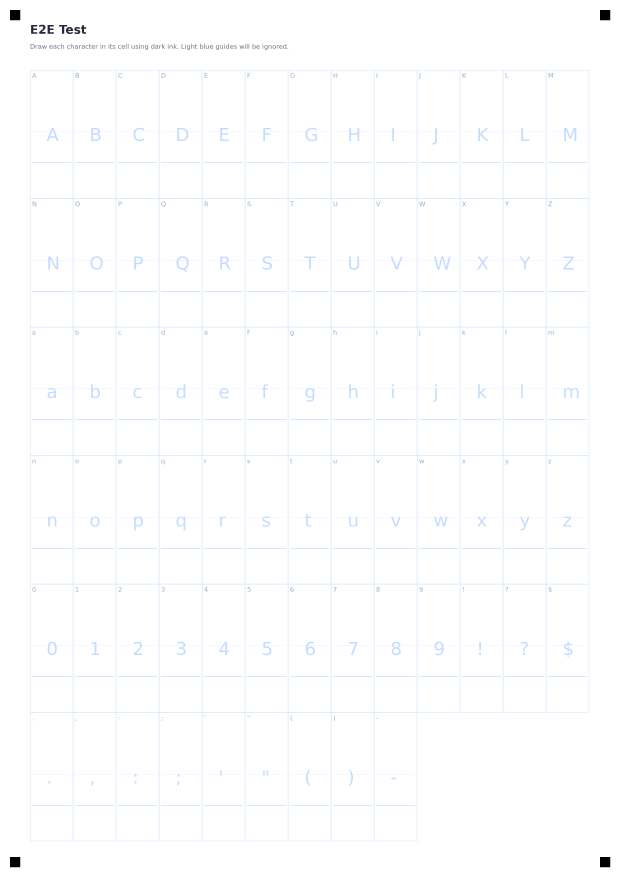
#> input picture test_template.png, 2480 x 3508 px (shown at 1/4 size)
$ python -i ingest.py   (imports and definitions only)
#> lines starting #> are read from the running program, lines starting #| are printed output that depends on the picture; after the words box and inside, x2 and y2 are one past the last pixel; in counts of white or black regions, pixels touching at a corner belong together
"""Image ingestion and ink extraction for comics and handwritten artwork.

Supports diverse artist workflows:
- Digital ink with transparent background (Procreate, Clip Studio Paint, Photoshop)
- Black ink on white paper (scans, camera photos)
- Blue-pencil drop (filtering out non-photo blue sketching pencil under black ink)
- Red-channel ink separation (as in BLUE175's light-blue lettering)
- Auto-detection mode
"""
import os
from typing import Union, Optional
import numpy as np
from PIL import Image


def load_image(source: Union[str, Image.Image, np.ndarray]) -> Image.Image:
    """Load an image from a path, existing PIL Image, or numpy array."""
    if isinstance(source, str):
        if not os.path.exists(source):
            raise FileNotFoundError(f"Image not found at path: {source}")
        return Image.open(source)
    if isinstance(source, Image.Image):
        return source
    if isinstance(source, np.ndarray):
        return Image.fromarray(source)
    raise TypeError(f"Unsupported image source type: {type(source)}")


def otsu_threshold(gray: np.ndarray) -> int:
    """Compute Otsu's optimal binarization threshold."""
    hist, _ = np.histogram(gray, bins=256, range=(0, 256))
#> hist = 256 values, max 8426548 at index 255, min 0 at index 1, mean 33983.8
    total = gray.size
#> total = 8699840
    current_max, threshold = 0.0, 128
    sum_total = np.dot(np.arange(256), hist)
#> sum_total = 2206751650
    weight_back, sum_back = 0.0, 0.0

    for i in range(256):
        weight_back += hist[i]
        if weight_back == 0:
            continue
        weight_fore = total - weight_back
        if weight_fore == 0:
            break
        sum_back += i * hist[i]
        mean_back = sum_back / weight_back
        mean_fore = (sum_total - sum_back) / weight_fore
        between_var = weight_back * weight_fore * ((mean_back - mean_fore) ** 2)
        if between_var > current_max:
            current_max = between_var
            threshold = i
#> this loop made 256 passes
#> (weight_back, weight_fore, sum_back, mean_back, current_max) on passes 1, 43, 44, 45, 46, 47, 48, 49, 50, 51, 52, 53: (6724, 8693116, 0, 0, 3.77e+15), (9885, 8689955, 132762, 13.43, 4.97e+15), (9891, 8689949, 133020, 13.45, 4.97e+15), (9893, 8689947, 133108, 13.45, 4.97e+15), (9906, 8689934, 133693, 13.5, 4.98e+15), (9914, 8689926, 134061, 13.52, 4.98e+15), (9917, 8689923, 134202, 13.53, 4.98e+15), (9919, 8689921, 134298, 13.54, 4.98e+15), (9921, 8689919, 134396, 13.55, 4.98e+15), (9926, 8689914, 134646, 13.56, 4.98e+15), (9928, 8689912, 134748, 13.57, 4.98e+15), (9930, 8689910, 134852, 13.58, 4.98e+15)
#> after the loop, current_max = 5.41e+15; sum_back = 57981910; threshold = 149; weight_back = 8699840

    return threshold


def extract_ink_mask(
    image: Union[str, Image.Image, np.ndarray],
    mode: str = "auto",
    threshold: Optional[int] = None,
    invert: bool = False
) -> np.ndarray:
    """Extract a 2D boolean mask where True indicates ink, False indicates paper.

    Args:
        image: Path to image, PIL Image, or numpy array.
        mode: Ingestion mode:
            - 'auto': Automatically chooses 'alpha' if transparency exists, else 'black_on_white'.
            - 'black_on_white': Standard dark ink on light background.
            - 'alpha': Transparent background; alpha channel defines ink.
            - 'blue_pencil_drop': Removes non-photo blue (cyan/blue sketching lines) and retains dark ink.
            - 'red_channel': Isolates light-blue/cyan ink using the red channel (as in BLUE175).
            - 'white_on_black': Light ink on dark background.
        threshold: Optional custom integer threshold (0-255).
        invert: If True, inverts the final ink mask.

    Returns:
        2D boolean numpy array of shape (height, width).

    Raises:
        ValueError: If `mode` is not one of the supported options.
        FileNotFoundError: If `image` is a non-existent path.
        TypeError: If `image` is of an unsupported type.
    """
    # Validate mode
    valid_modes = ["auto", "black_on_white", "alpha", "blue_pencil_drop", "red_channel", "white_on_black"]
    if mode not in valid_modes:
        raise ValueError(f"Invalid ink extraction mode: {mode!r}. Valid options: {valid_modes}")

    # Validate threshold if provided
    if threshold is not None and not (0 <= threshold <= 255):
        raise ValueError(f"Threshold must be between 0 and 255, got {threshold}")

    img = load_image(image)

    # Auto mode resolution
    if mode == "auto":
        if img.mode in ("RGBA", "LA") or ("transparency" in img.info):
            # Check if alpha actually varies
            rgba = img.convert("RGBA")
            alpha = np.asarray(rgba)[:, :, 3]
            if (alpha < 250).any():
                mode = "alpha"
            else:
                mode = "black_on_white"
        else:
            mode = "black_on_white"

    if mode == "alpha":
        rgba = img.convert("RGBA")
        alpha = np.asarray(rgba)[:, :, 3]
        t = threshold if threshold is not None else 32
        mask = alpha > t

    elif mode == "black_on_white":
        gray = np.asarray(img.convert("L"))
        if threshold is None:
            # Otsu thresholding with safety clamp
            t = otsu_threshold(gray)
#> t = 149
            # Comic scans are mostly white paper; ensure threshold isn't too light
            t = min(t, 210)
        else:
            t = threshold
        mask = gray <= t
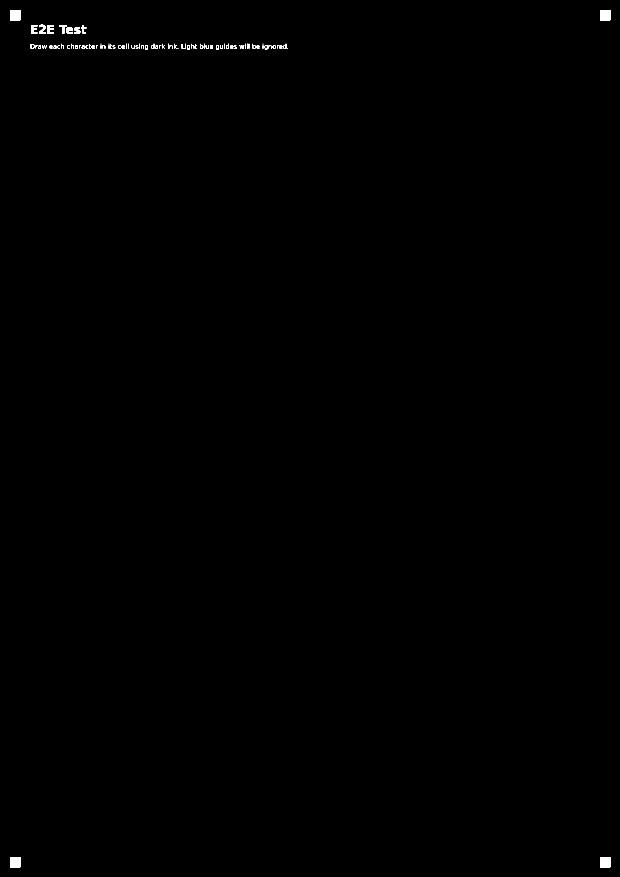
#> mask: shape (3508, 2480) bool (shown at 1/4 size); 0.16% white; 87 white regions (10 under 20 px), largest, box (x1, y1, x2, y2) and area: (40, 40, 81, 81) 1681, (2400, 40, 2441, 81) 1681, (40, 3428, 81, 3469) 1681

    elif mode == "white_on_black":
        gray = np.asarray(img.convert("L"))
        t = threshold if threshold is not None else otsu_threshold(gray)
        mask = gray > t

    elif mode == "blue_pencil_drop":
        # Non-photo blue has high blue & green, but low red difference with paper.
        # Ink is dark across R, G, and B.
        rgb = np.asarray(img.convert("RGB"), dtype=np.int16)
        r, g, b = rgb[:, :, 0], rgb[:, :, 1], rgb[:, :, 2]
        # Luminance
        lum = 0.299 * r + 0.587 * g + 0.114 * b
        # Blue excess: non-photo blue has b > r + 30 and g > r + 20
        is_blue_sketch = (b > r + 25) & (g > r + 15) & (lum > 140)
        t = threshold if threshold is not None else 180
        mask = (lum < t) & (~is_blue_sketch)

    elif mode == "red_channel":
        # Ink has low red (< threshold), white paper has high red (~255)
        rgb = np.asarray(img.convert("RGB"), dtype=np.int16)
        t = threshold if threshold is not None else 225
        mask = rgb[:, :, 0] < t

    else:
        raise ValueError(f"Unknown ink extraction mode: {mode}")

    if invert:
        mask = ~mask

    return mask.astype(bool)

>>> import cv2
>>> picture = cv2.imread('../test_template.png', cv2.IMREAD_GRAYSCALE)
>>> result = extract_ink_mask(picture)
